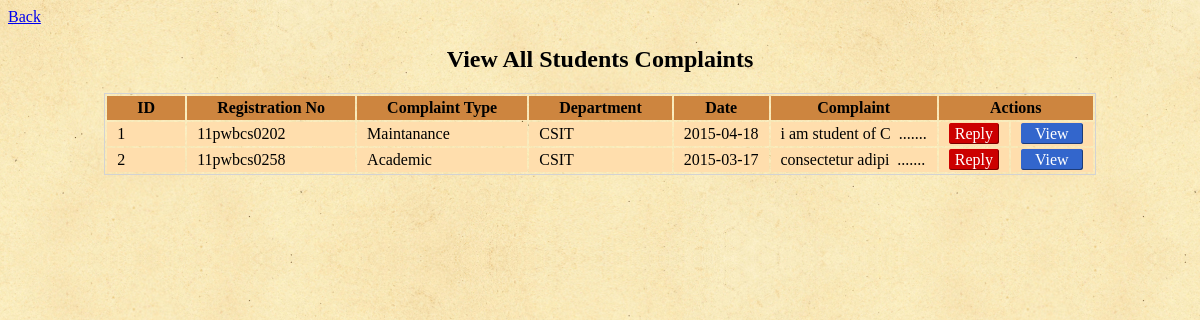
Page /replycomplaint_compllaintmanager.php on the committed database.
### tables this page shows
CREATE TABLE IF NOT EXISTS `complaint_types` (
  `id` int(11) NOT NULL AUTO_INCREMENT,
  `reg_no` varchar(30) NOT NULL,
  `complaint_type` varchar(20) NOT NULL,
  `department` varchar(30) NOT NULL,
  `date` date NOT NULL,
  `write_compaint` varchar(2000) NOT NULL,
  PRIMARY KEY (`id`)
);

### replycomplaint_compllaintmanager.php (the view, shortened to what this page needs)
<!DOCTYPE html>
<html lang="en">
<head>
	<link rel="stylesheet" type="text/css" href="css/style.css">
	<link rel="stylesheet" type="text/css" href="css/styletable.css">
</head>
<body>
<a href='complaintmanagersection.php'>Back</a>
<?php
$sql = 'SELECT * FROM complaint_types';
$query=mysql_query($sql);
?>
		<div id="view-wrapper">
			<h2>View All Students Complaints</h2>
			<table>
				<tr>
					<th>ID</th>
					<th>Registration No</th>
					<th>Complaint Type</th>
					<th>Department</th>
					<th>Date</th>
					<th>Complaint</th>
					<th colspan="3">Actions</th>
				</tr>
			<tr>
			<?php
			$sno = 1;
			while($row = mysql_fetch_assoc($query))
  {
$id = $row['id'];
$reg=$row['reg_no'];
$write_compaint = substr($row['write_compaint'],0,17);
	echo "		<td>$sno</td>
					<td>$row[reg_no]</td>
					<td>$row[complaint_type]</td>
					<td>$row[department]</td>
					<td>$row[date]</td>
					<td>$write_compaint &nbsp;.......</td>
					<td><a href='reply_complaint_complaintmanager.php?rep_page=$reg' id= 'delete-btn'>Reply</a></td>
					<td><a href='view_complaint_complaintmanager.php?view_page=$id' id='edit-btn'>View</a></td>
				</tr>";
$sno = $sno+1;
}
	echo"		</table>
		</div>";
		?>
	</body>
	</html>

### css/style.css (style rules this page uses)
body { background-image:url(image/papertile.jpg); }

### css/styletable.css (style rules this page uses)
h2 { text-align:center; }
#view-wrapper { width:100%; margin:0 auto; }
#view-wrapper table { margin:0 auto; border:1px solid lightgray; }
#view-wrapper table tr th { background-color:#CD853F; padding:3px 30px 3px 30px; }
#view-wrapper table tr { background-color:#FFDEAD; }
#view-wrapper table tr td { padding:3px 10px 3px 10px; }
#view-wrapper table tr td #delete-btn { background-color:#CC0000; color:white; padding:1px 5px 1px 5px; border-radius:3px; border:1px outset #CC0000; text-decoration:none; }
#view-wrapper table tr td #edit-btn { background-color:#3366CC; color:white; padding:1px 13px 1px 13px; border-radius:3px; border:1px outset #3366CC; text-decoration:none; }

### rows in the picture
complaint_types: reg_no "11pwbcs0202", complaint_type "Maintanance", department "CSIT", date "2015-04-18", write_compaint "i am student of C"
complaint_types: reg_no "11pwbcs0258", complaint_type "Academic", department "CSIT", date "2015-03-17", write_compaint "consectetur adipi"
